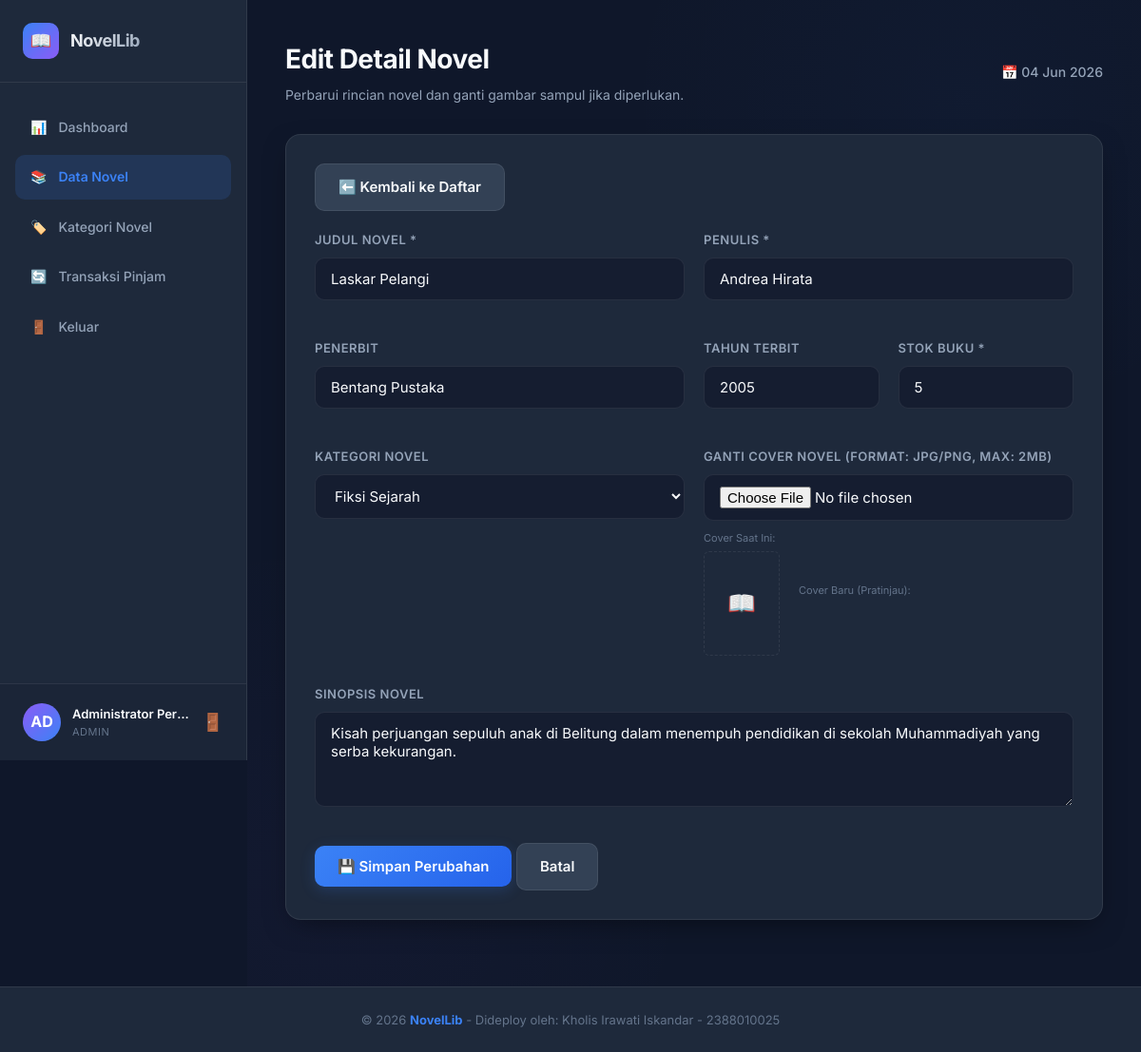
/novel-edit.php?id=1 (signed in), run on the app's committed database.
### tables this page shows
CREATE TABLE IF NOT EXISTS `novels` (
  `id` INT AUTO_INCREMENT PRIMARY KEY,
  `title` VARCHAR(150) NOT NULL,
  `author` VARCHAR(100) NOT NULL,
  `publisher` VARCHAR(100) DEFAULT NULL,
  `year` INT DEFAULT NULL,
  `category_id` INT DEFAULT NULL,
  `synopsis` TEXT DEFAULT NULL,
  `cover_image` VARCHAR(255) DEFAULT NULL,
  `stock` INT DEFAULT 1,
  `created_at` TIMESTAMP DEFAULT CURRENT_TIMESTAMP,
  FOREIGN KEY (`category_id`) REFERENCES `categories`(`id`) ON DELETE SET NULL ON UPDATE CASCADE
);

### novel-edit.php (the view, shortened to what this page needs)
<?php
require_once 'includes/header.php';
$novel_id = isset($_GET['id']) ? intval($_GET['id']) : 0;
$novel = null;
try {
    $stmt = $pdo->prepare("SELECT * FROM novels WHERE id = ?");
    $stmt->execute([$novel_id]);
    $novel = $stmt->fetch();
} catch (PDOException $e) {
    die("Kesalahan database: " . $e->getMessage());
}
?>
<div class="card-section">
    <div style="margin-bottom: 20px;">
        <a href="novels.php" class="btn btn-secondary">⬅️ Kembali ke Daftar</a>
    </div>
    <form action="novel-edit.php?id=<?php echo $novel['id']; ?>" method="POST" enctype="multipart/form-data">
        <div class="form-grid">
            <div class="form-group">
                <label for="title">Judul Novel *</label>
                <input type="text" id="title" name="title" class="input-control" placeholder="Masukkan judul" required value="<?php echo htmlspecialchars($novel['title']); ?>">
            </div>
            <div class="form-group">
                <label for="author">Penulis *</label>
                <input type="text" id="author" name="author" class="input-control" placeholder="Nama penulis" required value="<?php echo htmlspecialchars($novel['author']); ?>">
            </div>
            <div class="form-group">
                <label for="publisher">Penerbit</label>
                <input type="text" id="publisher" name="publisher" class="input-control" placeholder="Nama penerbit" value="<?php echo htmlspecialchars($novel['publisher'] ?? ''); ?>">
            </div>
            <div class="form-grid" style="padding: 0;">
                <div class="form-group">
                    <label for="year">Tahun Terbit</label>
                    <input type="number" id="year" name="year" class="input-control" placeholder="Tahun" min="1000" max="2100" value="<?php echo htmlspecialchars($novel['year'] ?? ''); ?>">
                </div>
                <div class="form-group">
                    <label for="stock">Stok Buku *</label>
                    <input type="number" id="stock" name="stock" class="input-control" min="0" required value="<?php echo htmlspecialchars($novel['stock']); ?>">
                </div>
            </div>
            <div class="form-group">
                <label for="category_id">Kategori Novel</label>
                <select id="category_id" name="category_id" class="input-control">
                    <?php
                    try {
                        $stmt = $pdo->query("SELECT * FROM categories ORDER BY name ASC");
                        while ($cat = $stmt->fetch()) {
                            $selected = ($novel['category_id'] == $cat['id']) ? 'selected' : '';
                            echo "<option value='{$cat['id']}' $selected>" . htmlspecialchars($cat['name']) . "</option>";
                        }
                    } catch (PDOException $e) {
                        echo "<option value=''>Gagal memuat kategori</option>";
                    }
                    ?>
                </select>
            </div>
            <div class="form-group">
                <label for="cover_image">Ganti Cover Novel (Format: JPG/PNG, Max: 2MB)</label>
                <input type="file" id="cover_image" name="cover_image" class="input-control" accept="image/*">
                <div class="cover-preview-container">
                    <?php
                    $cover_src = 'assets/uploads/' . $novel['cover_image'];
                    $has_cover = !empty($novel['cover_image']) && file_exists($cover_src);
                    ?>
                    <div>
                        <div style="font-size: 11px; color: var(--text-muted); margin-bottom: 5px;">Cover Saat Ini:</div>
                        <?php if ($has_cover): ?>
                            <img src="<?php echo $cover_src; ?>" alt="Cover Sekarang" style="width: 80px; height: 110px; object-fit: cover; border-radius: 6px; border: 1px solid var(--border-color);">
                        <?php else: ?>
                            <div style="width: 80px; height: 110px; border-radius: 6px; border: 1px dashed var(--border-color); display: flex; align-items: center; justify-content: center; font-size: 24px; color: var(--text-muted);">📖</div>
                        <?php endif; ?>
                    </div>
                    <div>
                        <div style="font-size: 11px; color: var(--text-muted); margin-bottom: 5px;">Cover Baru (Pratinjau):</div>
                    </div>
                </div>
            </div>
        </div>
        <div class="form-group" style="margin-top: 10px;">
            <label for="synopsis">Sinopsis Novel</label>
            <textarea id="synopsis" name="synopsis" class="input-control" placeholder="Tuliskan sinopsis singkat novel di sini..."><?php echo htmlspecialchars($novel['synopsis'] ?? ''); ?></textarea>
        </div>
        <div style="margin-top: 30px;">
            <button type="submit" class="btn btn-primary">
                💾 Simpan Perubahan
            </button>
            <a href="novels.php" class="btn btn-secondary">Batal</a>
        </div>
    </form>
</div>
<?php
require_once 'includes/footer.php';
?>

### assets/css/style.css (style rules this page uses)
:root { --bg-primary: #0f172a; --bg-secondary: #1e293b; --bg-accent: #334155; --text-primary: #f8fafc; --text-secondary: #94a3b8; --text-muted: #64748b; --primary: #3b82f6; --primary-hover: #2563eb; --primary-light: rgba(59, 130, 246, 0.15); --success: #10b981; --success-hover: #059669; --success-light: rgba(16, 185, 129, 0.15); --warning: #f59e0b; --warning-light: rgba(245, 158, 11, 0.15); --danger: #ef4444; --danger-hover: #dc2626; --danger-light: rgba(239, 68, 68, 0.15); --purple: #8b5cf6; --purple-light: rgba(139, 92, 246, 0.15); --border-color: rgba(255, 255, 255, 0.08); --card-shadow: 0 10px 30px -10px rgba(0, 0, 0, 0.5); --font-main: 'Inter', -apple-system, BlinkMacSystemFont, "Segoe UI", Roboto, sans-serif; --transition: all 0.3s cubic-bezier(0.4, 0, 0.2, 1); }
* { margin: 0; padding: 0; box-sizing: border-box; }
body { font-family: var(--font-main); background-color: var(--bg-primary); color: var(--text-primary); line-height: 1.6; min-height: 100vh; display: flex; flex-direction: column; }
a { color: var(--primary); text-decoration: none; transition: var(--transition); }
.form-group { margin-bottom: 20px; }
.form-group label { display: block; font-size: 13px; font-weight: 600; color: var(--text-secondary); margin-bottom: 8px; text-transform: uppercase; letter-spacing: 0.5px; }
.input-control { width: 100%; background-color: rgba(15, 23, 42, 0.6); border: 1px solid var(--border-color); border-radius: 10px; padding: 12px 16px; font-family: var(--font-main); color: var(--text-primary); font-size: 15px; transition: var(--transition); }
textarea.input-control { resize: vertical; min-height: 100px; }
.btn { display: inline-flex; align-items: center; justify-content: center; padding: 12px 24px; font-size: 15px; font-weight: 600; border-radius: 10px; cursor: pointer; transition: var(--transition); border: none; font-family: var(--font-main); gap: 8px; }
.btn-primary { background: linear-gradient(135deg, var(--primary), #2563eb); color: white; box-shadow: 0 4px 15px rgba(59, 130, 246, 0.2); }
.btn-secondary { background-color: var(--bg-accent); color: var(--text-primary); border: 1px solid var(--border-color); }
.card-section { background-color: var(--bg-secondary); border: 1px solid var(--border-color); border-radius: 16px; padding: 30px; box-shadow: var(--card-shadow); margin-bottom: 30px; }
.cover-preview-container { display: flex; align-items: center; gap: 20px; margin-top: 10px; }
.form-grid { display: grid; grid-template-columns: repeat(2, 1fr); gap: 20px; }

### data on the page
novels: title "Laskar Pelangi", author "Andrea Hirata", publisher "Bentang Pustaka", year "2005", stock "5", synopsis "Kisah perjuangan sepuluh anak di Belitung dalam menempuh pendidikan di sekolah Muhammadiyah yang serba kekurangan."

### other printed values
substr($_SESSION['username'], 0, 2) "AD"
$_SESSION['fullname'] "Administrator Per…"
$_SESSION['role'] "ADMIN"
$page_title "Edit Detail Novel"
$page_desc "Perbarui rincian novel dan ganti gambar sampul jika diperlukan."
form field category_id "Fiksi Sejarah"
